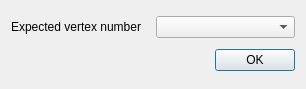
<?xml version="1.0" encoding="UTF-8"?>
<ui version="4.0">
 <class>DialogSurfaceMeshParameterization</class>
 <widget class="QDialog" name="DialogSurfaceMeshParameterization">
  <property name="geometry">
   <rect>
    <x>0</x>
    <y>0</y>
    <width>306</width>
    <height>89</height>
   </rect>
  </property>
  <property name="windowTitle">
   <string>Surface Sampling</string>
  </property>
  <layout class="QVBoxLayout" name="verticalLayout">
   <item>
    <layout class="QHBoxLayout" name="horizontalLayout">
     <item>
      <widget class="QLabel" name="labelMethod">
       <property name="text">
        <string>Expected vertex number</string>
       </property>
      </widget>
     </item>
     <item>
      <widget class="QComboBox" name="comboBoxMethod"/>
     </item>
    </layout>
   </item>
   <item>
    <layout class="QHBoxLayout" name="horizontalLayout_2">
     <item>
      <spacer name="horizontalSpacer_3">
       <property name="orientation">
        <enum>Qt::Horizontal</enum>
       </property>
       <property name="sizeHint" stdset="0">
        <size>
         <width>0</width>
         <height>0</height>
        </size>
       </property>
      </spacer>
     </item>
     <item>
      <widget class="QPushButton" name="okButton">
       <property name="text">
        <string>OK</string>
       </property>
       <property name="default">
        <bool>true</bool>
       </property>
      </widget>
     </item>
    </layout>
   </item>
  </layout>
 </widget>
 <tabstops>
  <tabstop>comboBoxMethod</tabstop>
  <tabstop>okButton</tabstop>
 </tabstops>
 <resources/>
 <connections/>
</ui>
